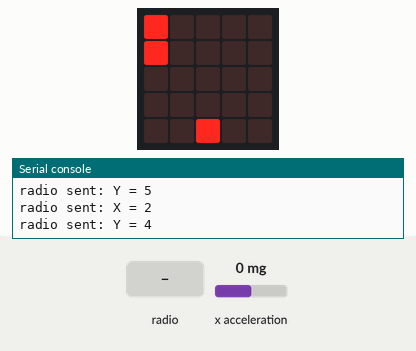
Recording of a program running on a simulated BBC micro:bit (MakeCode). Shown: the board's 5×5 LED display, the last lines printed to the serial console. Inputs (shaded band) come from the test bench; at power-on: x acceleration 0 mg. No radio messages arrive unless stated (any console line starting 'radio sent:' is added by the test bench).

Above: at 0.15 s.
1.3 s: radio message "X=100" arrives
At 2.7 s:
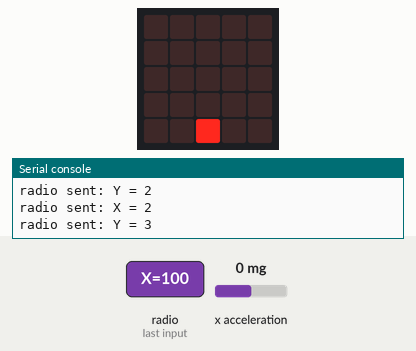
3.0 s: x acceleration set to -1440 mg
At 3.4 s:
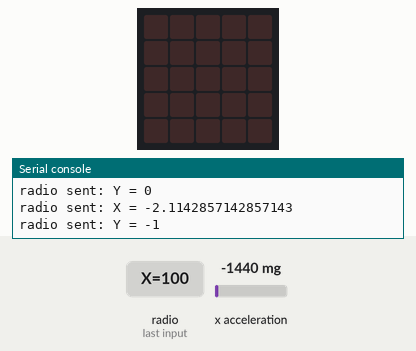
4.5 s: radio message "X=1" arrives
At 4.68 s:
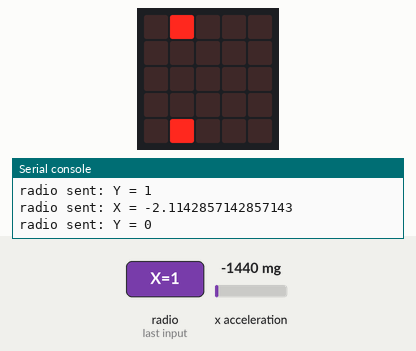
6.9 s: x acceleration set to -750 mg
At 7.75 s:
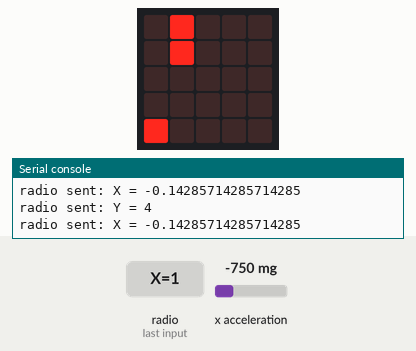
9.4 s: radio message "X=0" arrives
At 9.58 s:
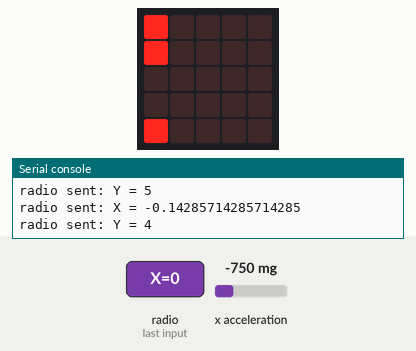
11.8 s: x acceleration set to 750 mg
At 12.02 s:
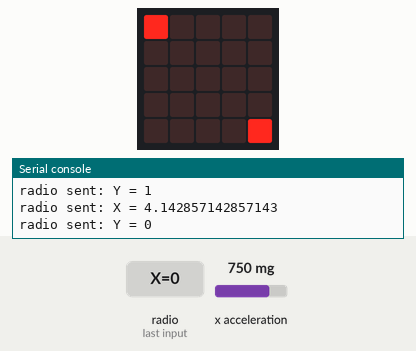
Timing chart, 0 to 14.8 s (numbered marks = the images above; inputs shaded):
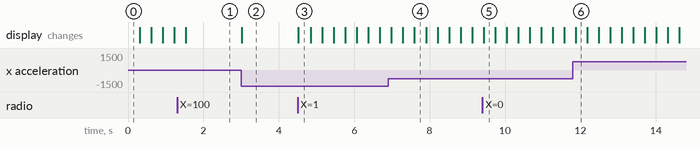

The program:

main.ts
```typescript
let enemyX: number = 0;
let myX: number = 0;
let ballY: number = 0;
let enemyBallY: number = 2;
let vel: number = 1;
let limit: number = 700;
let gameOver: boolean = false;

radio.setGroup(90);

basic.forever(function () {
    if(gameOver) {
        basic.showIcon(IconNames.No)
    } else {
        myX = Math.map(input.acceleration(Dimension.X), -1 * limit, limit, 0, 4);
        radio.sendValue("X", myX);
        radio.sendValue("Y", ballY);
        ballY += vel;
        // if(ballY >= 4 && myX == enemyX) {
        //     gameOver = true;
        //     return;
        // }
        if(ballY == 5 || ballY == -1) {
            vel *= -1;
        }

        basic.clearScreen();
        led.plot(myX, 4);
        led.plot(enemyX, 0);
        led.plot(enemyX, ballY);
    }
})

radio.onReceivedValue(function(name: string, value: number) {
    if(name == "X") {
        enemyX = value;
    } else if(name == "Y") {
        enemyBallY = Math.map(value, 0, 4, 4, 0)
    }
})
```

test.ts
```typescript
// testes vão aqui; isto não será compilado quando este pacote for usado como uma extensão.
```

Measured:
- after the input at 1.3 s, the display: changes after 0.23 s (image 1)
- after the input at 3.0 s, the display: changes at once (image 2)
- after the input at 4.5 s, the display: changes at once (image 3)
- after the input at 6.9 s, the display: changes after 0.09 s (image 4)
- after the input at 9.4 s, the display: changes at once (image 5)
- after the input at 11.8 s, the display: changes after 0.08 s (image 6)
